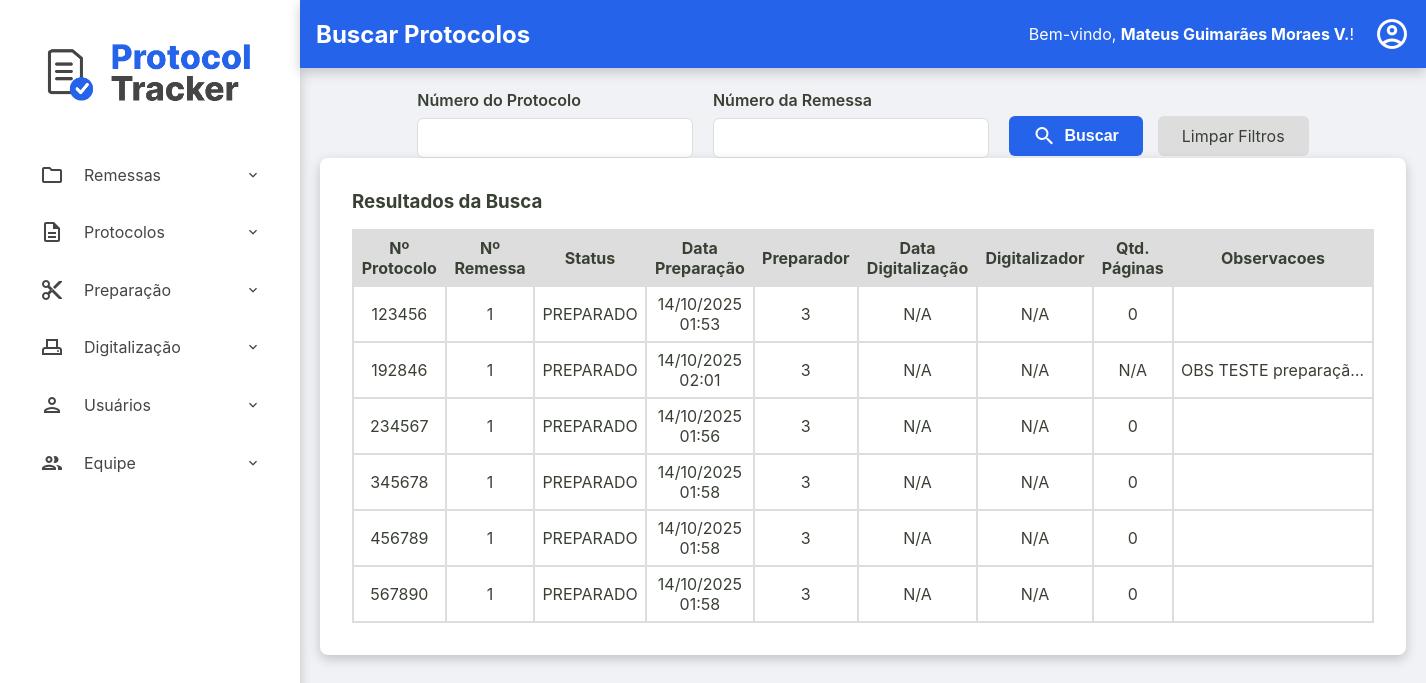
Page /admin/protocolos/buscar-protocolos (signed in) on the earlier database version.
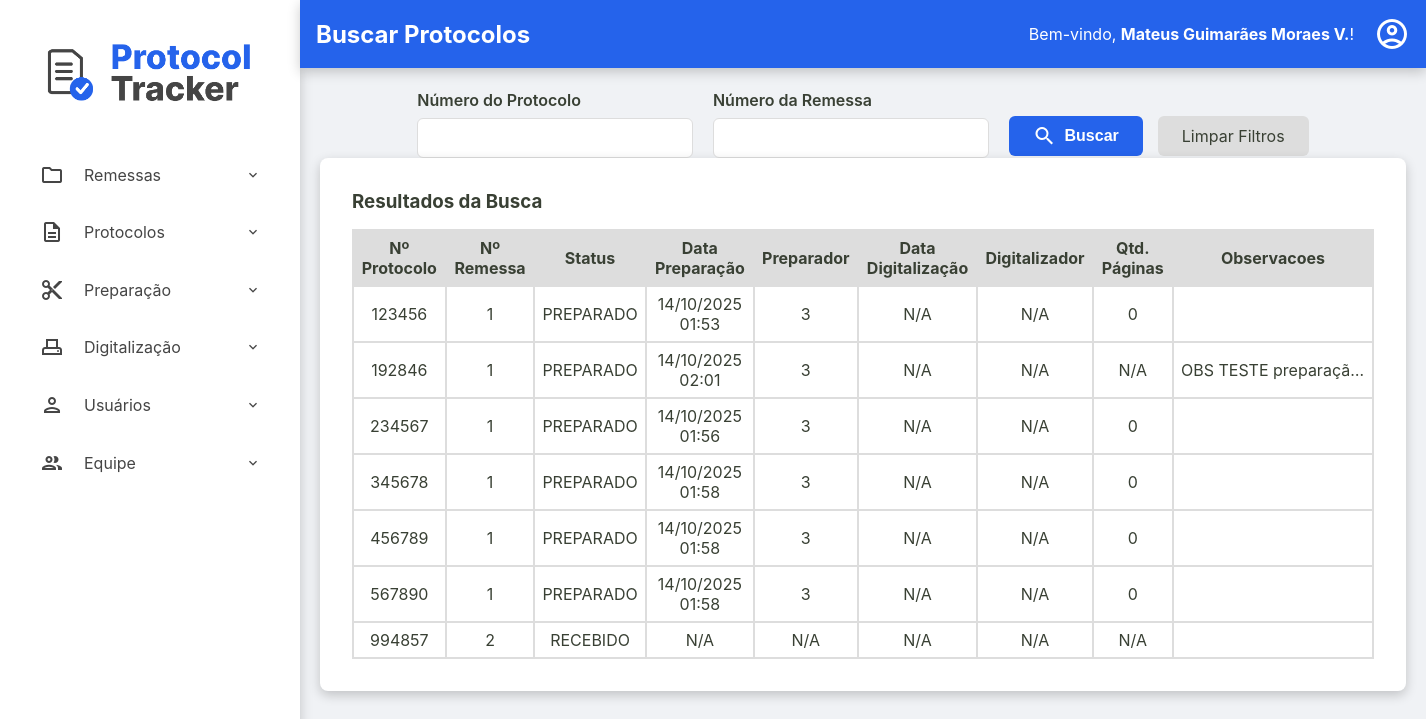
Same page on the later database version.
### tables this page shows
CREATE TABLE usuarios (
    id INTEGER PRIMARY KEY AUTOINCREMENT,
    nome TEXT NOT NULL,
    email TEXT NOT NULL UNIQUE,
    cpf TEXT NOT NULL UNIQUE,
    hash_senha TEXT NOT NULL,
    permissao TEXT NOT NULL,
    data_criacao TEXT NOT NULL DEFAULT CURRENT_TIMESTAMP,
    status INTEGER NOT NULL DEFAULT 1
  );

CREATE TABLE protocolos (
    id TEXT PRIMARY KEY,
    id_remessa TEXT NOT NULL,
    numero_protocolo TEXT NOT NULL UNIQUE,
    data_preparacao TEXT NULL,
    id_preparador INTEGER NULL,
    data_digitalizacao TEXT NULL,
    id_digitalizador INTEGER NULL,
    status TEXT NOT NULL DEFAULT 'RECEBIDO',
    quantidade_paginas INTEGER NULL CHECK (quantidade_paginas >= 0),
    observacoes TEXT NULL,
    FOREIGN KEY (id_remessa) REFERENCES remessas (id),
    FOREIGN KEY (id_preparador) REFERENCES usuarios (id),
    FOREIGN KEY (id_digitalizador) REFERENCES usuarios (id)
  );

CREATE TABLE remessas (
    numero_remessa INTEGER PRIMARY KEY, -- SQLite vai gerenciar o autoincremento aqui
    id TEXT NOT NULL UNIQUE, -- Seu ID de texto continua sendo obrigatório e único
    data_recebimento TEXT NOT NULL,
    data_entrega TEXT NULL,
    status TEXT NOT NULL DEFAULT 'RECEBIDO',
    quantidade_protocolos INTEGER NULL CHECK (quantidade_protocolos >= 0),
    id_administrador INTEGER NOT NULL,
    observacoes TEXT NULL,
    FOREIGN KEY (id_administrador) REFERENCES usuarios (id)
  );

### src/Controller/ProtocoloController.php (called while the page is built, shortened)
<?php
class ProtocoloController
{
    private ?Usuario $usuario_logado = null;
    private ?string $permissao = null;
    public function __construct(
        private ProtocoloRepository $protocoloRepository,
        private ProtocoloService $protocoloService,
        private UsuarioRepository $usuarioRepository
    ) {
        $id_usuario = $_SESSION['usuario_logado_id'] ?? null;
        if ($id_usuario) {
            $this->usuario_logado = $this->usuarioRepository->findById($id_usuario);
        }
        if ($this->usuario_logado) {
            $this->permissao = $this->usuario_logado->getPermissao();
        }
    }
    public function buscarProtocolos()
    {
        try {
            $titulo_da_pagina = "Buscar Protocolos";
            $usuario_logado = $this->usuario_logado;
            $permissao = $this->permissao;
            $numero_protocolo = $_GET['numero_protocolo'] ?? null;
            $numero_remessa = $_GET['numero_remessa'] ?? null;
            $listaProtocolos = $this->protocoloRepository->search($numero_protocolo, $numero_remessa);
            require __DIR__ . '/../../templates/admin/buscar-protocolos.php';
        } catch (Exception $e) {
            $this->home($e->getMessage());
        }
    }
}

### src/Repository/UsuarioRepository.php (called while the page is built, shortened)
<?php
class UsuarioRepository implements UsuarioRepositoryInterface
{
    private PDO $connection;
    public function __construct(PDO $connection)
    {
        $this->connection = $connection;
    }
    public function findById(int $id): ?Usuario
    {
        $sqlQuery = "SELECT * FROM usuarios WHERE id = :id;";
        $stmt = $this->connection->prepare($sqlQuery);
        $stmt->bindValue(':id', $id);
        $stmt->execute();
        $dadosUsuario = $stmt->fetch();
        return Usuario::fromArray($dadosUsuario);
    }
}

### src/Model/Usuario.php (called while the page is built, shortened)
<?php
class Usuario {
    public function getNome(): string { return $this->nome; }
    public static function fromArray(array $array): self
    {
        try {
            $data_criacao = isset($array['data_criacao']) ? new DateTimeImmutable($array['data_criacao']) : null;
        } catch (Exception $e) {
            throw new Exception("Falha ao criar data");
        }
        return new self(
            (int) $array['id'],
            $array['nome'],
            $array['email'],
            $array['cpf'],
            $array['hash_senha'],
            $array['permissao'],
            $data_criacao,
            (bool) $array['status']
        );
    }
}

### src/Controller/Admin/RemessaController.php (called while the page is built, shortened)
<?php
class RemessaController
{
    public function __construct(
        private RemessaRepository $remessaRepository,
        private RemessaService $remessaService,
        private ProtocoloRepository $protocoloRepository,
        private ProtocoloService $protocoloService,
        private UsuarioRepository $usuarioRepository,
        private DashboardService $dashboardService
    ) {
        $id_usuario = $_SESSION['usuario_logado_id'] ?? null;
        if ($id_usuario) {
            $this->usuario_logado = $this->usuarioRepository->findById($id_usuario);
        }
    }
}

### src/Repository/ProtocoloRepository.php (called while the page is built, shortened)
<?php
class ProtocoloRepository implements ProtocoloRepositoryInterface
{
    private PDO $connection;
    public function __construct(PDO $connection)
    {
        $this->connection = $connection;
    }
    public function search(?string $numero_protocolo = null, ?string $numero_remessa = null): array
    {
        $parametros = [];
        $sqlQuery = "SELECT
        p.numero_protocolo AS numero_protocolo,
        r.numero_remessa AS numero_remessa,
        p.status AS status_protocolo,
        p.data_preparacao AS data_preparacao,
        p.id_preparador AS id_preparador,
        p.data_digitalizacao AS data_digitalizacao,
        p.id_digitalizador AS id_digitalizador,
        p.quantidade_paginas AS quantidade_paginas,
        p.observacoes AS observacoes
        FROM protocolos as p
        JOIN remessas as r
        ON p.id_remessa = r.id";
        $sqlQuery .= ' ORDER BY r.numero_remessa, p.numero_protocolo;';
        $stmt = $this->connection->prepare($sqlQuery);
        $stmt->execute($parametros);
        return $stmt->fetchAll();
    }
}

### templates/admin/buscar-protocolos.php (the view)
<?php require __DIR__ . '/../components/_header.php'; ?>
<div class="form-container busca-container">
    <form action="/admin/protocolos/buscar-protocolos" method="get" class="busca-form">
        <div class="form-row">
            <div class="form-group">
                <label for="numero_protocolo">Número do Protocolo</label>
                <input type="text" id="numero_protocolo" name="numero_protocolo" value="<?= htmlspecialchars($_GET['numero_protocolo'] ?? '') ?>">
            </div>
            <div class="form-group">
                <label for="numero_remessa">Número da Remessa</label>
                <input type="text" id="numero_remessa" name="numero_remessa" value="<?= htmlspecialchars($_GET['numero_remessa'] ?? '') ?>">
            </div>
        </div>
        <div class="form-actions">
            <button type="submit" class="btn-buscar">
                <span class="material-icons-outlined">search</span> Buscar
            </button>
            <a href="/admin/protocolos/buscar-protocolos" class="btn-limpar">Limpar Filtros</a>
        </div>
    </form>
</div>
<div class="listagem-container busca-container">
    <h3>Resultados da Busca</h3>
    <table class="protocolos-table datatable-js">
        <thead>
            <tr>
                <th>Nº Protocolo</th>
                <th>Nº Remessa</th>
                <th>Status</th>
                <th>Data Preparação</th>
                <th>Preparador</th>
                <th>Data Digitalização</th>
                <th>Digitalizador</th>
                <th>Qtd. Páginas</th>
                <th>Observacoes</th>
            </tr>
        </thead>
        <tbody>
            <?php foreach ($listaProtocolos as $protocolo): ?>
                <tr>
                    <td><?= htmlspecialchars($protocolo['numero_protocolo']) ?></td>
                    <td><?= htmlspecialchars($protocolo['numero_remessa']) ?></td>
                    <td><?= htmlspecialchars($protocolo['status_protocolo']) ?></td>
                    <td><?= $protocolo['data_preparacao'] ? (new DateTimeImmutable($protocolo['data_preparacao']))->format('d/m/Y H:i') : 'N/A' ?></td>
                    <td><?= htmlspecialchars($protocolo['id_preparador'] ?? 'N/A') ?></td>
                    <td><?= $protocolo['data_digitalizacao'] ? (new DateTimeImmutable($protocolo['data_digitalizacao']))->format('d/m/Y H:i') : 'N/A' ?></td>
                    <td><?= htmlspecialchars($protocolo['id_digitalizador'] ?? 'N/A') ?></td>
                    <td><?= htmlspecialchars($protocolo['quantidade_paginas'] ?? 'N/A') ?></td>
                    <td class="coluna-observacoes" title="<?= htmlspecialchars($protocolo['observacoes'] ?? '') ?>"><?= htmlspecialchars($protocolo['observacoes']) ?? '' ?></td>
                </tr>
            <?php endforeach; ?>
        </tbody>
    </table>
</div>
<?php require __DIR__ . '/../components/_footer.php'; ?>

### public/index.php (shortened to what this page needs)
<?php
try {
    $connection = ConnectionCreatorSqlite::createConnectionSqlite();
    $protocoloRepository = new ProtocoloRepository($connection);
    $remessaRepository = new RemessaRepository($connection);
    $usuarioRepository = new UsuarioRepository($connection);
    $dashboardService = new DashboardService($protocoloRepository, $remessaRepository);
    $protocoloService = new ProtocoloService($protocoloRepository, $remessaRepository, $usuarioRepository);
    $remessaService = new RemessaService($remessaRepository, $usuarioRepository);
    $remessaController = new RemessaController($remessaRepository, $remessaService, $protocoloRepository, $protocoloService, $usuarioRepository, $dashboardService);
    $protocoloController = new ProtocoloController($protocoloRepository, $protocoloService, $usuarioRepository);
    $url = $_SERVER['REQUEST_URI'];
    $url = parse_url($url, PHP_URL_PATH);
    $method = $_SERVER['REQUEST_METHOD'];
    switch ($url) {
        case '/admin/protocolos/buscar-protocolos':
            if($method === 'GET'){
                $protocoloController->buscarProtocolos();
            }
            break;
    }
} catch (Exception $e) {
    http_response_code(500);
    echo "<p>Mensagem do Erro: " . $e->getMessage() . "</p>";
}

### templates/components/_header.php (shortened to what this page needs)
<!DOCTYPE html>
<html lang="pt-br">
<head>
    <link rel="stylesheet" href="/assets/css/style.css">
    <link rel="stylesheet" href="https://cdn.datatables.net/2.0.8/css/dataTables.dataTables.css">
</head>
<body>
    <div class="container-principal">
        <aside class="sidebar">
            <div class="sidebar-logo">
                <a href="/home"><img src="/assets/imgs/ProtocolTrackerLogo.png" alt="Logo Protocol Tracker"></a>
            </div>
            <nav>
                <ul>
                    <?php if ($permissao === 'administrador'): ?>
                        <li class="has-submenu">
                            <a><span class="material-icons-outlined">folder</span> Remessas</a>
                        </li>
                        <li class="has-submenu">
                            <a><span class="material-icons-outlined">description</span> Protocolos</a>
                        </li>
                        <li class="has-submenu">
                            <a><span class="material-icons-outlined">content_cut</span> Preparação</a>
                        </li>
                        <li class="has-submenu">
                            <a><span class="material-icons-outlined">adf_scanner</span> Digitalização</a>
                        </li>
                        <li class="has-submenu">
                            <a><span class="material-icons-outlined">person</span> Usuários</a>
                        </li>
                        <li class="has-submenu">
                            <a><span class="material-icons-outlined">group</span> Equipe</a>
                        </li>
                    <?php endif; ?>
                </ul>
            </nav>
        </aside>
        <div class="div-conteudo-principal">
            <?php require __DIR__ . '/_content-header.php'; ?>
            <main class="conteudo-principal">

### templates/components/_content-header.php (shortened to what this page needs)
<div class="content-header">
    <div class="header-title">
        <h2><?= isset($titulo_da_pagina) ? htmlspecialchars($titulo_da_pagina) : 'Página sem Título' ?></h2>
    </div>
    <div class="logout">
        <?php if (isset($usuario_logado) && $usuario_logado): ?>
            <div class="welcome-message">
                <span>Bem-vindo, <strong><?= htmlspecialchars($usuario_logado->getNome()) ?></strong>!</span>
            </div>
            <div class="dropdown">
                <a href="#" id="user-menu-toggle" class="action-icon" title="Opções do Usuário">
                    <span class="material-icons-outlined">account_circle</span>
                </a>
            </div>
        <?php endif; ?>
    </div>
</div>

### templates/components/_footer.php (shortened to what this page needs)
            </main>
        </div>
    </div>
</body>
</html>

Differences in the rows shown:
added protocolos: numero_protocolo "994857", remessas.numero_remessa "2", status "RECEBIDO", shows "N/A", id_preparador "N/A", id_digitalizador "N/A", quantidade_paginas "N/A"
